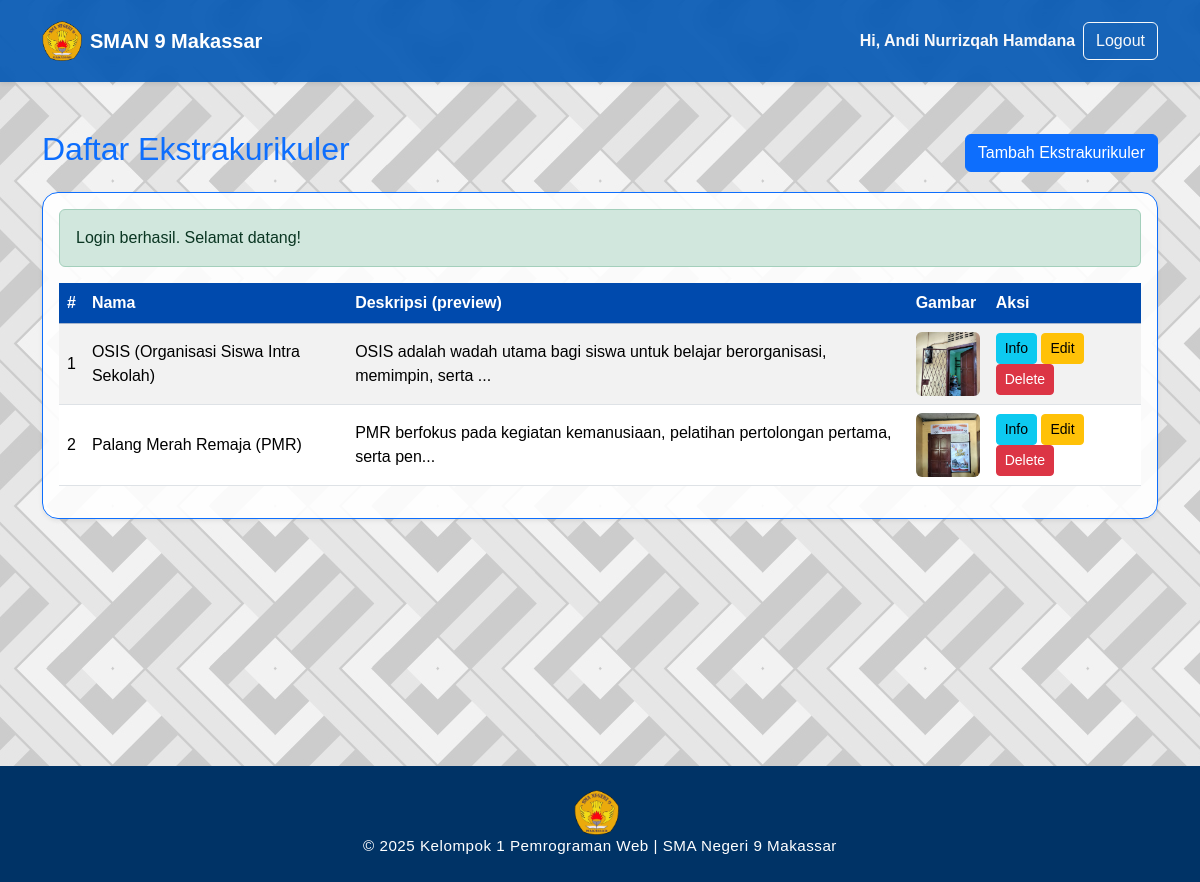
The page /admin/ekstrakurikuler/index.php (signed in) on the database its author committed.
### tables this page shows
CREATE TABLE `anggota` (
  `nim` varchar(12) NOT NULL,
  `nama` varchar(50) NOT NULL,
  `kelas` varchar(10) NOT NULL,
  `alamat` varchar(50) NOT NULL,
  `asal_sekolah` varchar(50) NOT NULL,
  `motto` varchar(50) NOT NULL,
  `pengalaman` text NOT NULL,
  `gambar` varchar(255) DEFAULT NULL
);

CREATE TABLE `ekstrakurikuler` (
  `id` int(11) NOT NULL,
  `nama` varchar(150) NOT NULL,
  `deskripsi` text DEFAULT NULL,
  `gambar` varchar(255) DEFAULT NULL,
  `created_at` timestamp NOT NULL DEFAULT current_timestamp()
);

### includes/config.php (called while the page is built)
<?php
$base_url = "http://" . $_SERVER['HTTP_HOST'] . "/klp1pemrogweb/";

### admin/ekstrakurikuler/index.php (the view, shortened to what this page needs)
<?php
require_once("../../includes/config.php");
require("../../includes/db_connect.php");
require("../../includes/header.php");
require("../../includes/admin_navbar.php");
?>
<div id="page" class="d-flex flex-column min-vh-100">
  <main class="flex-fill">
    <div class="container my-5">
      <div class="d-flex justify-content-between align-items-center mb-3">
        <h2 class="text-primary">Daftar Ekstrakurikuler</h2>
        <a href="create.php" class="btn btn-primary">Tambah Ekstrakurikuler</a>
      </div>
      <div class="card border-primary shadow-sm">
        <div class="card-body">
          <?php if (!empty($_SESSION['flash']['success'])): ?>
            <div class="alert alert-success"><?= htmlspecialchars($_SESSION['flash']['success']); unset($_SESSION['flash']['success']); ?></div>
          <?php endif; ?>
          <div class="table-responsive">
            <table class="table table-striped table-hover">
              <thead class="table-primary">
                <tr>
                  <th>#</th>
                  <th>Nama</th>
                  <th>Deskripsi (preview)</th>
                  <th>Gambar</th>
                  <th>Aksi</th>
                </tr>
              </thead>
              <tbody>
                <?php
                $q = "SELECT id, nama, deskripsi, gambar FROM ekstrakurikuler ORDER BY nama";
                $res = $mysqli->query($q);
                $no = 1;
                while ($row = $res->fetch_assoc()):
                ?>
                <tr>
                  <td><?= $no++ ?></td>
                  <td><?= htmlspecialchars($row['nama']) ?></td>
                  <td><?= htmlspecialchars(strlen($row['deskripsi'])>80 ? substr($row['deskripsi'],0,80).'...' : $row['deskripsi']) ?></td>
                  <td>
                    <?php if (!empty($row['gambar']) && file_exists(__DIR__ . '/../../assets/images/ekstrakurikuler/' . $row['gambar'])): ?>
                      <img src="<?= $base_url ?>/assets/images/ekstrakurikuler/<?= htmlspecialchars($row['gambar']) ?>" alt="foto" style="width:64px; height:64px; object-fit:cover; border-radius:6px;">
                    <?php else: ?>
                      <span class="text-muted small">-</span>
                    <?php endif; ?>
                  </td>
                  <td>
                    <a href="info.php?id=<?= urlencode($row['id']) ?>" class="btn btn-sm btn-info">Info</a>
                    <a href="edit.php?id=<?= urlencode($row['id']) ?>" class="btn btn-sm btn-warning">Edit</a>
                    <a href="delete.php?id=<?= urlencode($row['id']) ?>" class="btn btn-sm btn-danger" onclick="return confirm('Hapus data ini?')">Delete</a>
                  </td>
                </tr>
                <?php endwhile; ?>
              </tbody>
            </table>
          </div>
        </div>
      </div>
    </div>
  </main>
<?php require_once("../../includes/footer.php"); ?>

### includes/admin_navbar.php (shortened to what this page needs)
<?php
$nama_user = null;
if (!empty($_SESSION['user']['nim'])) {
  $nim = $_SESSION['user']['nim'];
  $stmt = $mysqli->prepare("SELECT nama FROM anggota WHERE nim = ?");
  $stmt->bind_param("s", $nim);
  $stmt->execute();
  $stmt->bind_result($nama_user);
}
?>
<nav class="navbar navbar-expand-lg navbar-dark bg-primary shadow-sm py-3">
  <div class="container">
    <a class="navbar-brand d-flex align-items-center" href="<?= $base_url ?>">
      <img
        src="<?= $base_url ?>assets/images/lainnya/lambang.png"
        width="40"
        alt="logo"
        class="me-2"
      />
      <span class="fw-bold">SMAN 9 Makassar</span>
    </a>
    <div class="collapse navbar-collapse" id="mainNav">
      <ul class="navbar-nav ms-auto fw-semibold d-flex align-items-center">
      <?php if (!empty($_SESSION['user']['nim'])): ?>
        <li class="nav-item">
          <span class="me-2 text-light">Hi, <?= htmlspecialchars($nama_user ?? $_SESSION['user']['nim']) ?></span>
        </li>
        <li class="nav-item">
          <a href="/klp1pemrogweb/model/logout.php" type="button" class="btn btn-outline-light ">Logout</a>
        </li>
      <?php endif; ?>
      </ul>
    </div>
  </div>
</nav>

### assets/css/style.css (style rules this page uses)
body { background: url("../images/bg/bg.jpg") repeat center center fixed; transition: background-color 0.5s ease, color 0.5s ease; background-size: auto; font-family: "Poppins", sans-serif; color: #212529; scroll-behavior: smooth; }
html, body { height: 100%; }
.navbar { backdrop-filter: blur(8px); background-color: rgba(0, 86, 179, 0.9) !important; }
#page { min-height: 100vh; display: flex; flex-direction: column; }
main { flex: 1 0 auto; }
.fade-in { opacity: 0; transform: translateY(20px); transition: all 0.8s ease; }
.fade-in.show { opacity: 1; transform: translateY(0); }
.table th { background-color: #004aad; color: white; }
.table td { vertical-align: middle; }
.card-custom, .card { background-color: rgba(255, 255, 255, 0.9); border-radius: 16px; transition: all 0.3s ease; }
.card img { border-radius: 12px; }

### rows shown on the page
anggota: nama "Andi Nurrizqah Hamdana"
ekstrakurikuler: nama "OSIS (Organisasi Siswa Intra Sekolah)", deskripsi "OSIS adalah wadah utama bagi siswa untuk belajar berorganisasi, memimpin, serta ...", gambar (picture)
ekstrakurikuler: nama "Palang Merah Remaja (PMR)", deskripsi "PMR berfokus pada kegiatan kemanusiaan, pelatihan pertolongan pertama, serta pen...", gambar (picture)

### other values the page prints
$_SESSION['flash']['success'] "Login berhasil. Selamat datang!"
